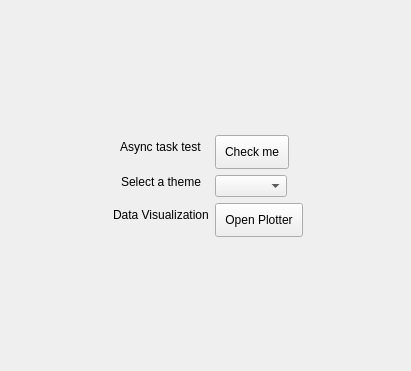
<?xml version="1.0" encoding="UTF-8"?>
<ui version="4.0">
 <class>MainWindow</class>
 <widget class="QMainWindow" name="MainWindow">
  <property name="geometry">
   <rect>
    <x>0</x>
    <y>0</y>
    <width>411</width>
    <height>371</height>
   </rect>
  </property>
  <property name="styleSheet">
   <string notr="true">QPushButton {
    padding: 9px 9px 9px 9px;
}</string>
  </property>
  <widget class="QWidget" name="centralwidget">
   <layout class="QFormLayout" name="formLayout">
    <property name="labelAlignment">
     <set>Qt::AlignCenter</set>
    </property>
    <property name="formAlignment">
     <set>Qt::AlignCenter</set>
    </property>
    <item row="0" column="1">
     <widget class="QPushButton" name="pushButton">
      <property name="sizePolicy">
       <sizepolicy hsizetype="Fixed" vsizetype="Fixed">
        <horstretch>0</horstretch>
        <verstretch>0</verstretch>
       </sizepolicy>
      </property>
      <property name="text">
       <string>Check me</string>
      </property>
     </widget>
    </item>
    <item row="1" column="0">
     <widget class="QLabel" name="label">
      <property name="sizePolicy">
       <sizepolicy hsizetype="Fixed" vsizetype="Fixed">
        <horstretch>0</horstretch>
        <verstretch>0</verstretch>
       </sizepolicy>
      </property>
      <property name="text">
       <string>Select a theme</string>
      </property>
     </widget>
    </item>
    <item row="1" column="1">
     <widget class="QComboBox" name="themeComboBox">
      <property name="sizePolicy">
       <sizepolicy hsizetype="Fixed" vsizetype="Fixed">
        <horstretch>0</horstretch>
        <verstretch>0</verstretch>
       </sizepolicy>
      </property>
     </widget>
    </item>
    <item row="0" column="0">
     <widget class="QLabel" name="label_2">
      <property name="text">
       <string>Async task test</string>
      </property>
     </widget>
    </item>
    <item row="2" column="0">
     <widget class="QLabel" name="label_3">
      <property name="text">
       <string>Data Visualization</string>
      </property>
     </widget>
    </item>
    <item row="2" column="1">
     <widget class="QPushButton" name="btnOpenPlotter">
      <property name="sizePolicy">
       <sizepolicy hsizetype="Fixed" vsizetype="Fixed">
        <horstretch>0</horstretch>
        <verstretch>0</verstretch>
       </sizepolicy>
      </property>
      <property name="text">
       <string>Open Plotter</string>
      </property>
     </widget>
    </item>
   </layout>
  </widget>
 </widget>
 <resources/>
 <connections/>
</ui>
